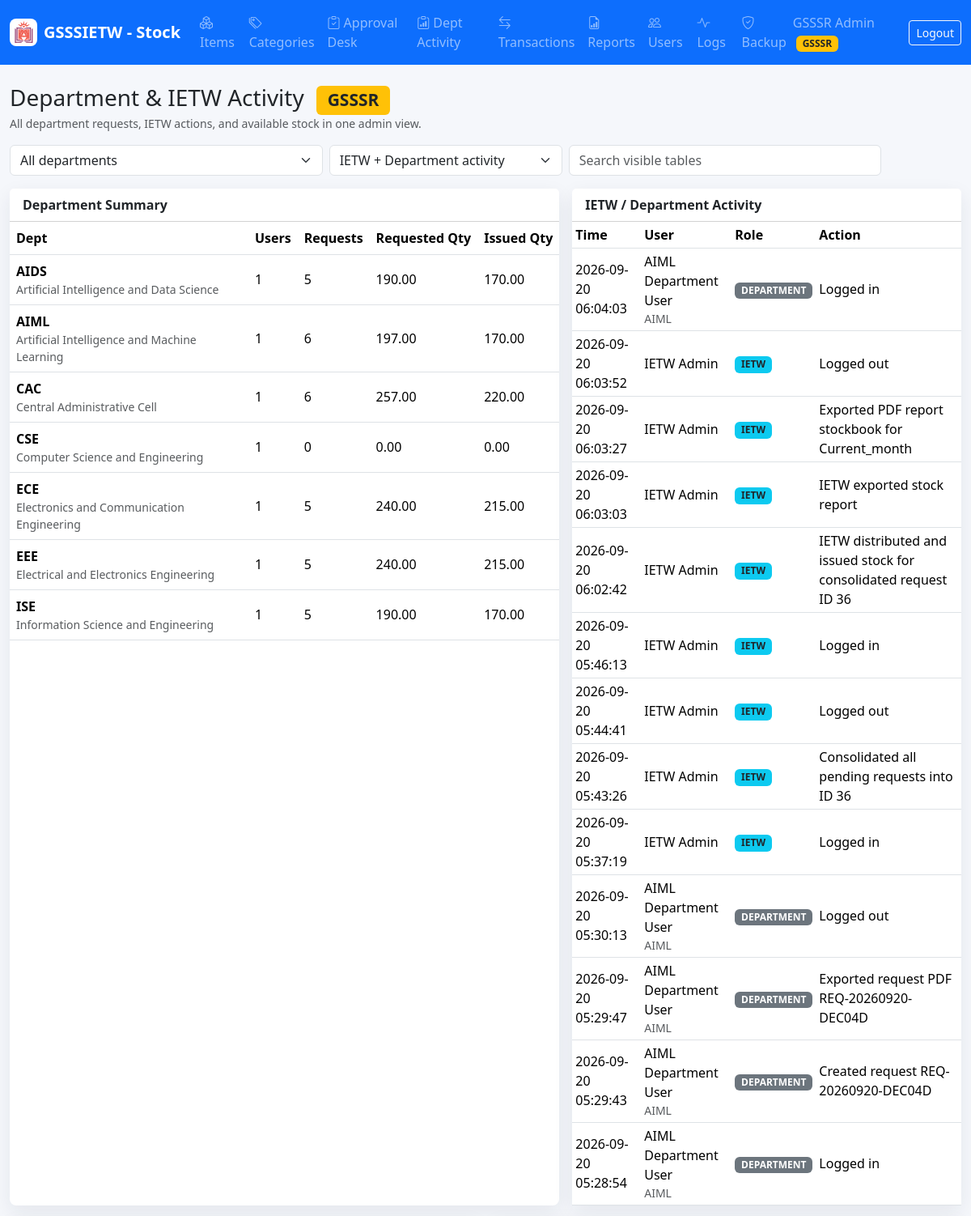
Page /admin/activities.php (signed in, upper part) on the committed database.
### tables this page shows
CREATE TABLE `departments` (
  `id` int NOT NULL AUTO_INCREMENT,
  `name` varchar(120) NOT NULL,
  `code` varchar(20) NOT NULL,
  `created_at` timestamp NULL DEFAULT CURRENT_TIMESTAMP,
  PRIMARY KEY (`id`),
  UNIQUE KEY `name` (`name`),
  UNIQUE KEY `code` (`code`)
);

CREATE TABLE `activity_logs` (
  `id` int NOT NULL AUTO_INCREMENT,
  `user_id` int DEFAULT NULL,
  `action` varchar(255) NOT NULL,
  `ip_address` varchar(60) DEFAULT NULL,
  `created_at` timestamp NULL DEFAULT CURRENT_TIMESTAMP,
  PRIMARY KEY (`id`),
  KEY `idx_activity_user_date` (`user_id`,`created_at`),
  CONSTRAINT `activity_logs_ibfk_1` FOREIGN KEY (`user_id`) REFERENCES `users` (`id`)
);

CREATE TABLE `users` (
  `id` int NOT NULL AUTO_INCREMENT,
  `department_id` int DEFAULT NULL,
  `name` varchar(120) NOT NULL,
  `email` varchar(160) NOT NULL,
  `password_hash` varchar(255) NOT NULL,
  `role` enum('GSSSR','IETW','DEPARTMENT') NOT NULL,
  `status` enum('ACTIVE','INACTIVE') NOT NULL DEFAULT 'ACTIVE',
  `created_at` timestamp NULL DEFAULT CURRENT_TIMESTAMP,
  `updated_at` timestamp NULL DEFAULT NULL ON UPDATE CURRENT_TIMESTAMP,
  PRIMARY KEY (`id`),
  UNIQUE KEY `email` (`email`),
  KEY `department_id` (`department_id`),
  CONSTRAINT `users_ibfk_1` FOREIGN KEY (`department_id`) REFERENCES `departments` (`id`)
);

### includes/functions.php (called while the page is built, shortened)
<?php
require_once __DIR__ . '/db.php';
function e(?string $value): string
{
    return htmlspecialchars((string)$value, ENT_QUOTES, 'UTF-8');
}
function rows(string $sql, array $params = []): array
{
    $stmt = Database::conn()->prepare($sql);
    $stmt->execute($params);
    return $stmt->fetchAll();
}

### includes/db.php (called while the page is built, shortened)
<?php
final class Database
{
    private static ?PDO $pdo = null;
    public static function conn(): PDO
    {
        if (self::$pdo === null) {
            $dsn = 'mysql:host=' . DB_HOST . ';dbname=' . DB_NAME . ';charset=utf8mb4';
            self::$pdo = new PDO($dsn, DB_USER, DB_PASS, [
                PDO::ATTR_ERRMODE => PDO::ERRMODE_EXCEPTION,
                PDO::ATTR_DEFAULT_FETCH_MODE => PDO::FETCH_ASSOC,
                PDO::ATTR_EMULATE_PREPARES => false,
            ]);
        }
        return self::$pdo;
    }
}

### admin/activities.php (the view, shortened to what this page needs)
<?php
require_once __DIR__ . '/../includes/layout.php';
$departmentSummary = rows(
    'SELECT d.id, d.code, d.name,
            COUNT(DISTINCT u.id) user_count,
            COUNT(DISTINCT r.id) request_count,
            COALESCE(SUM(ri.requested_quantity), 0) requested_qty,
            COALESCE(SUM(ri.issued_quantity), 0) issued_qty
     FROM departments d
     LEFT JOIN users u ON u.department_id = d.id AND u.role = "DEPARTMENT"
     LEFT JOIN requests r ON r.department_id = d.id
     LEFT JOIN request_items ri ON ri.request_id = r.id
     WHERE d.code <> "ADMIN"
     GROUP BY d.id, d.code, d.name
     ORDER BY d.code'
);
$activityParams = [];
$activityWhere = 'WHERE u.role IN ("IETW", "DEPARTMENT")';
$activities = rows(
    "SELECT al.*, u.name user_name, u.role, d.code department_code, d.name department_name
     FROM activity_logs al
     JOIN users u ON u.id = al.user_id
     LEFT JOIN departments d ON d.id = u.department_id
     $activityWhere
     ORDER BY al.created_at DESC
     LIMIT 300",
    $activityParams
);
?>
<div class="d-flex flex-wrap justify-content-between align-items-center gap-2 mb-3">
  <div>
    <h1 class="h3 mb-0">Department & IETW Activity <span class="badge bg-warning text-dark ms-2">GSSSR</span></h1>
    <div class="text-muted small">All department requests, IETW actions, and available stock in one admin view.</div>
  </div>
</div>
<form class="row g-2 mb-3">
  <div class="col-md-4">
    <select name="department_id" class="form-select" onchange="this.form.submit()">
      <option value="0">All departments</option>
    </select>
  </div>
  <div class="col-md-3">
    <select name="role" class="form-select" onchange="this.form.submit()">
      <option value="">IETW + Department activity</option>
    </select>
  </div>
  <div class="col-md-4">
    <input class="form-control" data-filter-table=".gsssr-live-table" placeholder="Search visible tables">
  </div>
</form>
<div class="row g-3 mb-3">
  <div class="col-xl-7">
    <div class="card metric-card h-100">
      <div class="card-header bg-white fw-semibold">Department Summary</div>
      <div class="table-responsive">
        <table class="table table-hover align-middle mb-0 gsssr-live-table">
          <thead><tr><th>Dept</th><th>Users</th><th>Requests</th><th>Requested Qty</th><th>Issued Qty</th></tr></thead>
          <tbody>
            <?php foreach ($departmentSummary as $d): ?>
            <tr>
              <td><strong><?= e($d['code']) ?></strong><div class="small text-muted"><?= e($d['name']) ?></div></td>
              <td><?= e($d['user_count']) ?></td>
              <td><?= e($d['request_count']) ?></td>
              <td><?= e($d['requested_qty']) ?></td>
              <td><?= e($d['issued_qty']) ?></td>
            </tr>
            <?php endforeach; ?>
          </tbody>
        </table>
      </div>
    </div>
  </div>
  <div class="col-xl-5">
    <div class="card metric-card h-100">
      <div class="card-header bg-white fw-semibold">IETW / Department Activity</div>
      <div class="table-responsive">
        <table class="table table-sm align-middle mb-0 gsssr-live-table">
          <thead><tr><th>Time</th><th>User</th><th>Role</th><th>Action</th></tr></thead>
          <tbody>
            <?php foreach ($activities as $a): ?>
            <tr>
              <td><?= e($a['created_at']) ?></td>
              <td><?= e($a['user_name']) ?><div class="small text-muted"><?= e($a['department_code'] ?? '') ?></div></td>
              <td><span class="badge <?= $a['role'] === 'IETW' ? 'bg-info text-dark' : 'bg-secondary' ?>"><?= e($a['role']) ?></span></td>
              <td><?= e($a['action']) ?></td>
            </tr>
            <?php endforeach; ?>
          </tbody>
        </table>
      </div>
    </div>
  </div>
</div>
<div class="row g-3 mb-3">
</div>

### assets/css/app.css (style rules this page uses)
body { background: #f5f7fb; }
.metric-card { border: 0; border-radius: 8px; box-shadow: 0 8px 24px rgba(30, 41, 59, .08); }
.table thead th { white-space: nowrap; }

### rows in the picture
departments: code "AIDS", name "Artificial Intelligence and Data Science", user_count "1", request_count "5", requested_qty "190.00", issued_qty "170.00"
departments: code "AIML", name "Artificial Intelligence and Machine Learning", user_count "1", request_count "6", requested_qty "197.00", issued_qty "170.00"
departments: code "CAC", name "Central Administrative Cell", user_count "1", request_count "6", requested_qty "257.00", issued_qty "220.00"
departments: code "CSE", name "Computer Science and Engineering", user_count "1", request_count "0", requested_qty "0.00", issued_qty "0.00"
departments: code "ECE", name "Electronics and Communication Engineering", user_count "1", request_count "5", requested_qty "240.00", issued_qty "215.00"
departments: code "EEE", name "Electrical and Electronics Engineering", user_count "1", request_count "5", requested_qty "240.00", issued_qty "215.00"
departments: code "ISE", name "Information Science and Engineering", user_count "1", request_count "5", requested_qty "190.00", issued_qty "170.00"
activity_logs: created_at "2026-09-20 06:04:03", user.name "AIML Department User", departments.code "AIML", user.role "DEPARTMENT", action "Logged in"
activity_logs: created_at "2026-09-20 06:03:52", user.name "IETW Admin", user.role "IETW", action "Logged out"
activity_logs: created_at "2026-09-20 06:03:27", user.name "IETW Admin", user.role "IETW", action "Exported PDF report stockbook for Current_month"
activity_logs: created_at "2026-09-20 06:03:03", user.name "IETW Admin", user.role "IETW", action "IETW exported stock report"
activity_logs: created_at "2026-09-20 06:02:42", user.name "IETW Admin", user.role "IETW", action "IETW distributed and issued stock for consolidated request ID 36"
activity_logs: created_at "2026-09-20 05:46:13", user.name "IETW Admin", user.role "IETW", action "Logged in"
activity_logs: created_at "2026-09-20 05:44:41", user.name "IETW Admin", user.role "IETW", action "Logged out"
activity_logs: created_at "2026-09-20 05:43:26", user.name "IETW Admin", user.role "IETW", action "Consolidated all pending requests into ID 36"
activity_logs: created_at "2026-09-20 05:37:19", user.name "IETW Admin", user.role "IETW", action "Logged in"
activity_logs: created_at "2026-09-20 05:30:13", user.name "AIML Department User", departments.code "AIML", user.role "DEPARTMENT", action "Logged out"
activity_logs: created_at "2026-09-20 05:29:47", user.name "AIML Department User", departments.code "AIML", user.role "DEPARTMENT", action "Exported request PDF REQ-20260920-DEC04D"
activity_logs: created_at "2026-09-20 05:29:43", user.name "AIML Department User", departments.code "AIML", user.role "DEPARTMENT", action "Created request REQ-20260920-DEC04D"
activity_logs: created_at "2026-09-20 05:28:54", user.name "AIML Department User", departments.code "AIML", user.role "DEPARTMENT", action "Logged in"

### other values in the picture
APP_SHORT_NAME "GSSSIETW - Stock"
$l[1] "Items"
$l[1] "Categories"
$l[1] "Approval Desk"
$l[1] "Dept Activity"
$l[1] "Transactions"
$l[1] "Reports"
$l[1] "Users"
$l[1] "Logs"
$l[1] "Backup"
$u['name'] "GSSSR Admin"
$role "GSSSR"
